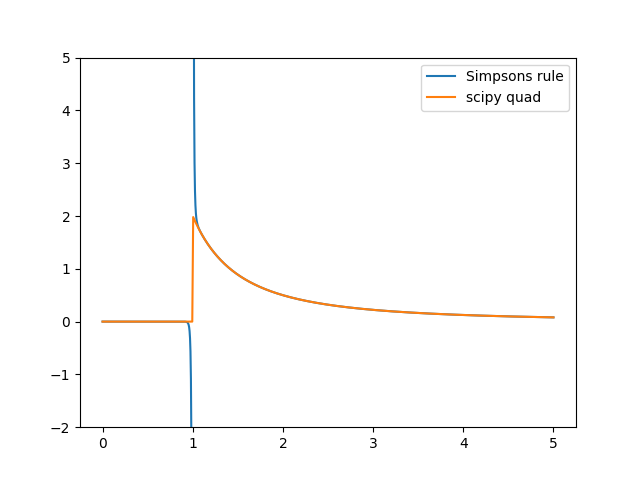

Recreate this plot in Python.
import numpy as np
from matplotlib import pyplot as plt
from scipy import integrate

#define function to integrate according to the solution to Griffith 2.7
def fun_int(x,z):
    return (z-x)/((1+(z**2)-(2*z*x))**(3/2))


#define integrator that uses Simpsons rule
def integrator(z):
    x = np.linspace(-1,1,1001) #integrate from -1 to 1
    y = fun_int(x,z)
    dx=np.median(np.diff(x))
    #integrate according to Simpson rules
    ints_simp=dx/3.0*(y[0]+y[-1]+4*np.sum(y[1::2])+2*np.sum(y[2:-1:2]))
    return ints_simp


simp_val = []
quad_val = []
z_arr = np.linspace(0,5,1001)
for z in z_arr: #note z = 1 is included in this linspace
    simp_temp = integrator(z)
    quad_temp,err = integrate.quad(fun_int,-1,1,args=(z,))
    simp_val = np.append(simp_val,simp_temp)
    quad_val = np.append(quad_val,quad_temp)


plt.clf()
plt.plot(z_arr,simp_val)
plt.plot(z_arr,quad_val)
plt.ylim(-2, 5) #set y-axis limits so that the singularity does not make the plot look too bad
plt.legend(['Simpsons rule','scipy quad'])
plt.savefig('question_1.png')
plt.show()